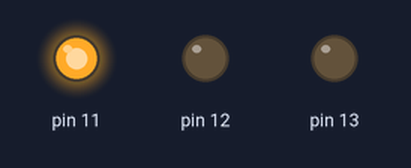
Recording of a sketch running on a simulated Arduino Uno, built with avr-gcc and run on an emulated ATmega328P. On the bench: output pins drawn as LEDs (lit = HIGH).

Above: at 2.5 s.
At 6.0 s:
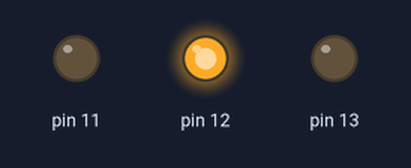
At 9.0 s:
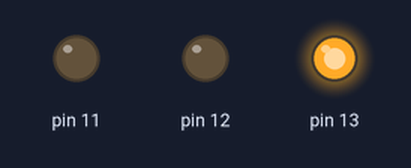
Timing chart, 0 to 14.3 s (numbered marks = the images above):
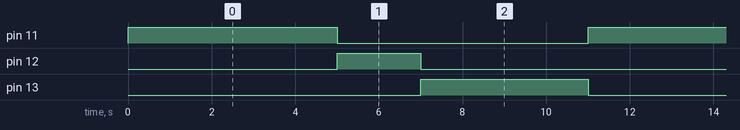

Measured:
- by itself, pin 11: alternates HIGH for 5.0 s and LOW for 6.0 s
- by itself, pin 12: alternates HIGH for 2.0 s and LOW for 9.0 s
- by itself, pin 13: alternates HIGH for 4.0 s and LOW for 7.0 s

The sketch:

Sem_foro.ino
```cpp
// Esse é o código em C um pouco mais simplificado :

void setup()

{
DDRB = B111000;                    // Define os pinos 13,12 e 11 como saídas e 10,9 e 8 como entradas .
  }

void loop()      {

int i=0;                             //        ' i'  servirá para a contagem para os 3 estados do semáforo e inicia com                                                       //            valor = 0

  PORTB=B001000;                   // SINAL VERDE : Acende o led do pino 11   .

  delay(5000);                         // Rotina de temporarização  : Aguarda 5000 mili segundos ou 5 segundos.

  for(i=0; i<1; i++)                       //  Estruturado o laço de repetição 'for' para contagem e transição dos                                                                    // sinais amarelo e vermelho

  {

    PORTB=PORTB<<1;                // SINAL AMARELO :  '<<'    Desloca o bit para esquerda no pino 11 para
                                                           // o pino 12
    delay(2000);

    PORTB=PORTB<<1;              // SINAL VERMELHO:  '<<'   Desloca o bit para esquerda no pino 12 para
                                                     // o pino 13
    delay(4000);


  }


}
```
